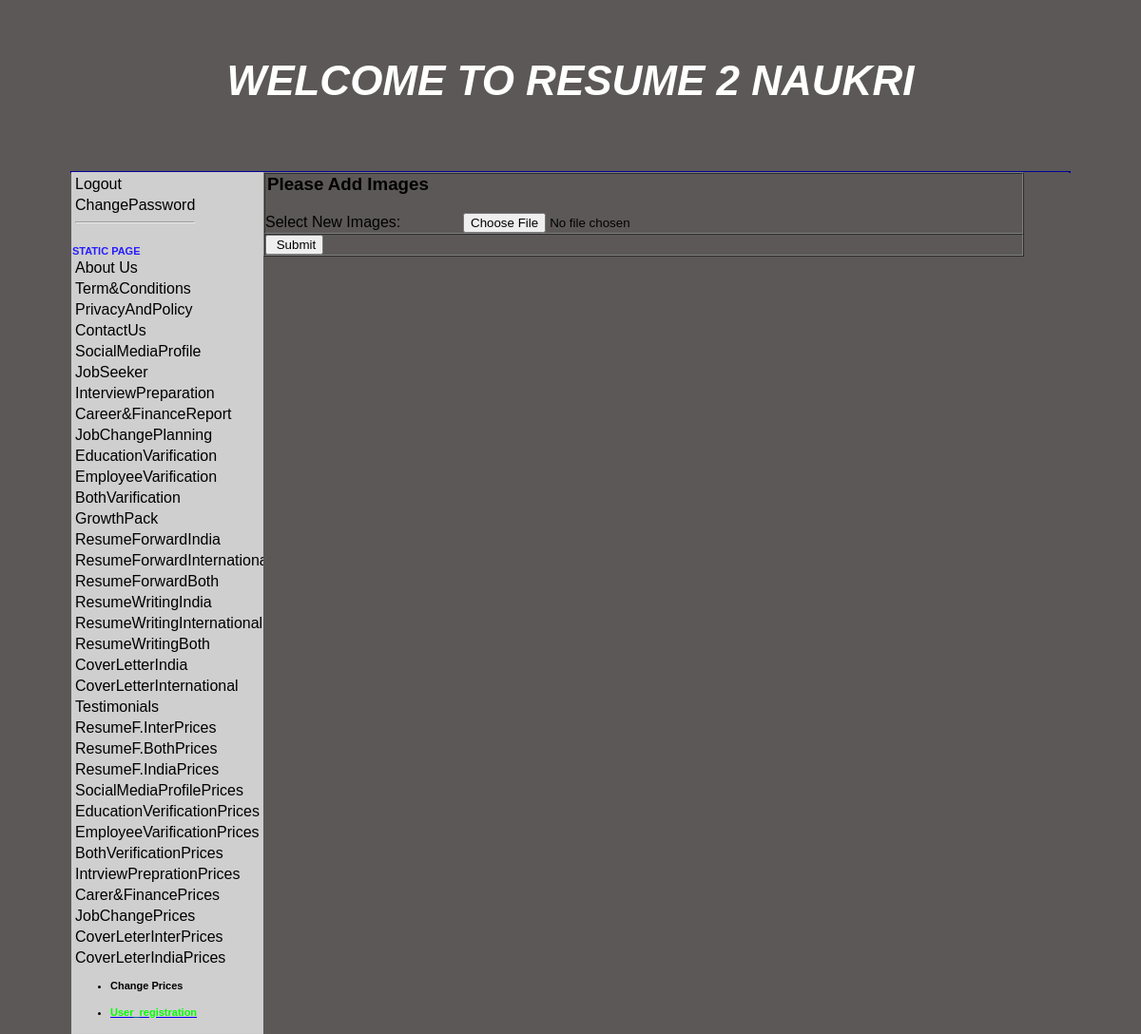
Page /jobportal/admin/gallery.php on the committed database.
### tables this page shows
CREATE TABLE IF NOT EXISTS `static` (
  `static_id` int(11) NOT NULL,
  `page` varchar(128) NOT NULL,
  `details` longtext NOT NULL
);

### jobportal/admin/left.php (the view, shortened to what this page needs)
<div style="width:200px; height:auto; float:left; margin:auto;color:#271CFB; border:1px #CCCCCC solid;background-color:#CFCFCF;">
<table class="text1">
 <tr><td>
 <a href="logout.php" style="text-decoration:none; color:#000000;">
 Logout</a></td></tr>
 <tr><td><a href="changepassword.php" style="text-decoration:none; color:#000000;">ChangePassword</a><hr /></td></tr></table>
     <br />
<form action="left.php" method="post">
<b>STATIC PAGE</b>
<table>
<?php
$nice=mysql_query("select * from static");
while($way=mysql_fetch_array($nice))
{
?>
<tr>
<td><a href="page.php?id=<?php echo $way['static_id'];?>" style="font-family:Tahoma, Geneva, sans-serif;text-decoration:none;color:#000000;" ><?php echo $way['page'];?></a></td>
</tr>
<?php
}?>
</table>
</form>
<ul class="heading"><li><a href="rwi_price.php" style="text-decoration:none; color:#000000;"><b>Change Prices</b></a></li></ul>
    <ul class="heading"><li><a href="user_registration.php"><font color="#00FF00"><b>User_registration</b></font></a></li></ul>
</div>

### jobportal/admin/ravi.css (style rules this page uses)
body { margin-left: 0px; margin-top: 0px; margin-right: 0px; margin-bottom: 0px; font: 11px Verdana, Arial; }
.heading { font-family: Verdana, Arial, Helvetica, sans-serif; font-size: 11px; font-weight: bold; color: #000000; padding-bottom: 5px; text-decoration: none; }

### rows in the picture
static: page "About Us"
static: page "Term&Conditions"
static: page "PrivacyAndPolicy"
static: page "ContactUs"
static: page "SocialMediaProfile"
static: page "JobSeeker"
static: page "InterviewPreparation"
static: page "Career&FinanceReport"
static: page "JobChangePlanning"
static: page "EducationVarification"
static: page "EmployeeVarification"
static: page "BothVarification"
static: page "GrowthPack"
static: page "ResumeForwardIndia"
static: page "ResumeForwardInternational"
static: page "ResumeForwardBoth"
static: page "ResumeWritingIndia"
static: page "ResumeWritingInternational"
static: page "ResumeWritingBoth"
static: page "CoverLetterIndia"
static: page "CoverLetterInternational"
static: page "Testimonials"
static: page "ResumeF.InterPrices"
static: page "ResumeF.BothPrices"
static: page "ResumeF.IndiaPrices"
static: page "SocialMediaProfilePrices"
static: page "EducationVerificationPrices"
static: page "EmployeeVarificationPrices"
static: page "BothVerificationPrices"
static: page "IntrviewPreprationPrices"
static: page "Carer&FinancePrices"
static: page "JobChangePrices"
static: page "CoverLeterInterPrices"
static: page "CoverLeterIndiaPrices"
